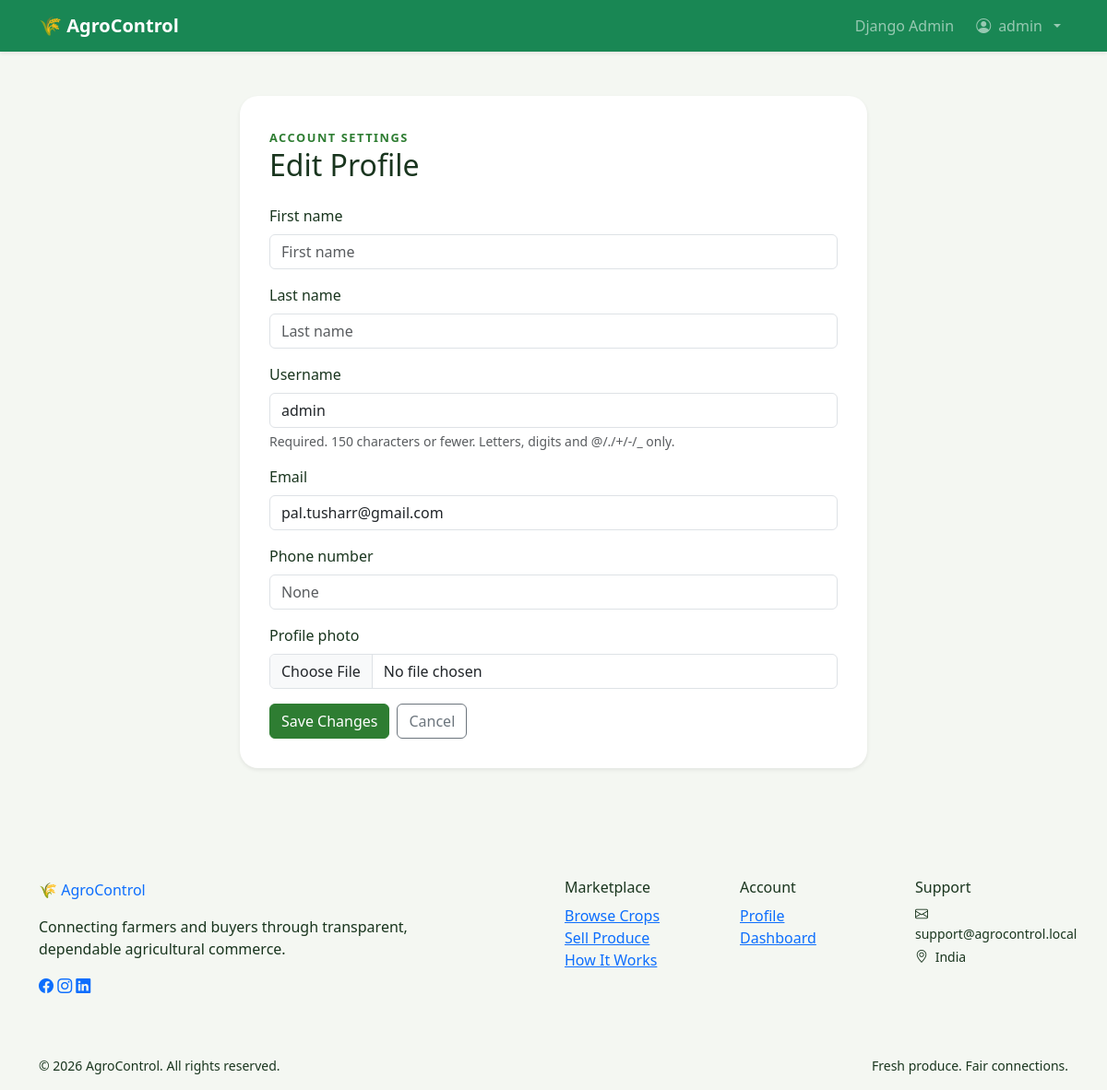
Page /accounts/profile/edit/ (signed in) on the committed database.
### users/models.py (models this page shows, shortened)
class User(AbstractUser):
    class Role(models.TextChoices):
        FARMER = "FARMER", "Farmer"
        BUYER = "BUYER", "Buyer"
        ADMIN = "ADMIN", "Admin"
    phone_number = models.CharField(max_length=15)
    profile_photo = models.ImageField(
        upload_to="profiles/",
        blank=True,
        null=True,
    )
    role = models.CharField(
        max_length=10,
        choices=Role.choices,
        default=Role.BUYER,
    )

### users/views.py (the view)
# urls.py: path("profile/edit/", views.edit_profile, name="edit_profile"),
@login_required
def edit_profile(request):
    if request.method == "POST":
        form = ProfileForm(request.POST, request.FILES, instance=request.user)
        if form.is_valid():
            form.save()
            messages.success(request, "Your profile was updated successfully.")
            return redirect("profile")
        messages.error(request, "Please correct the errors below.")
    else:
        form = ProfileForm(instance=request.user)
    return render(request, "users/edit_profile.html", {"form": form})

### users/forms.py (shortened to what this page needs)
class ProfileForm(BootstrapFormMixin, forms.ModelForm):
    phone_validator = RegexValidator(
        regex=r"^\+?[0-9]{10,15}$",
        message="Enter a valid phone number containing 10 to 15 digits.",
    )
    email = forms.EmailField(required=True)
    phone_number = forms.CharField(max_length=15, validators=[phone_validator])
    class Meta:
        model = User
        fields = (
            "first_name",
            "last_name",
            "username",
            "email",
            "phone_number",
            "profile_photo",
        )
        widgets = {
            "profile_photo": forms.FileInput(attrs={"accept": "image/*"}),
        }
    def __init__(self, *args, **kwargs):
        super().__init__(*args, **kwargs)
        self.apply_bootstrap_classes()

### cart/context_processors.py (called while the page is built)
def cart_summary(request):
    if not request.user.is_authenticated or request.user.role != User.Role.BUYER:
        return {"cart_item_count": 0}
    count = (
        CartItem.objects.filter(cart__buyer=request.user)
        .aggregate(total=Sum("quantity"))["total"]
        or 0
    )
    return {"cart_item_count": count}

### users/forms.py (called while the page is built)
    def apply_bootstrap_classes(self):
        for field in self.fields.values():
            css_class = "form-select" if isinstance(field.widget, forms.Select) else "form-control"
            field.widget.attrs["class"] = css_class
            if not isinstance(field.widget, forms.Select):
                field.widget.attrs.setdefault("placeholder", field.label)

### templates/users/edit_profile.html (shortened to what this page needs)
{% extends "base.html" %}
{% block content %}
<div class="auth-wrapper py-4">
    <div class="auth-card auth-card-wide shadow-sm">
        <span class="eyebrow">Account settings</span>
        <h1 class="h2 mb-4">Edit Profile</h1>
        <form method="post" enctype="multipart/form-data" novalidate>
            {% include "users/includes/profile_form_fields.html" %}
            <div class="d-flex gap-2">
                <button class="btn btn-success" type="submit">Save Changes</button>
                <a class="btn btn-outline-secondary" href="{% url 'profile' %}">Cancel</a>
            </div>
        </form>
    </div>
</div>
{% endblock %}

### templates/includes/navbar.html (shortened to what this page needs)
<nav class="navbar navbar-expand-lg navbar-dark bg-success shadow-sm">
    <div class="container">
        <a class="navbar-brand fw-bold" href="{% url 'home' %}">
            🌾 AgroControl
        </a>
        <div class="collapse navbar-collapse" id="navbar">
            <ul class="navbar-nav ms-auto align-items-lg-center">
                {% if not user.is_authenticated %}
                <li class="nav-item"><a class="nav-link" href="{% url 'home' %}">Home</a></li>
                <li class="nav-item"><a class="nav-link" href="{% url 'product_list' %}">Marketplace</a></li>
                <li class="nav-item ms-lg-3"><a class="btn btn-light btn-sm" href="{% url 'login' %}">Login</a></li>
                <li class="nav-item dropdown ms-lg-2">
                    <a class="btn btn-warning btn-sm dropdown-toggle" href="#" role="button"
                       data-bs-toggle="dropdown" aria-expanded="false">Register</a>
                    <ul class="dropdown-menu dropdown-menu-end">
                        <li><a class="dropdown-item" href="{% url 'buyer_register' %}">Register as Buyer</a></li>
                        <li><a class="dropdown-item" href="{% url 'farmer_register' %}">Register as Farmer</a></li>
                    </ul>
                </li>
                {% else %}
                    {% if user.role == "FARMER" %}
                    <li class="nav-item"><a class="nav-link" href="{% url 'farmer_dashboard' %}">Dashboard</a></li>
                    <li class="nav-item"><a class="nav-link" href="{% url 'my_crops' %}">My Crops</a></li>
                    <li class="nav-item"><a class="nav-link" href="{% url 'orders_received' %}">Orders</a></li>
                    <li class="nav-item"><a class="nav-link" href="{% url 'product_list' %}">Marketplace</a></li>
                    {% elif user.role == "ADMIN" or user.is_superuser %}
                    <li class="nav-item"><a class="nav-link" href="{% url 'admin:index' %}">Django Admin</a></li>
                    {% endif %}
                <li class="nav-item dropdown ms-lg-2">
                    <a class="nav-link dropdown-toggle d-flex align-items-center gap-2" href="#" role="button"
                       data-bs-toggle="dropdown" aria-expanded="false">
                        {% if user.profile_photo %}
                        <img class="navbar-avatar" src="{{ user.profile_photo.url }}" alt="">
                        {% else %}
                        <i class="bi bi-person-circle"></i>
                        {% endif %}
                        {{ user.first_name|default:user.username }}
                    </a>
                </li>
                {% endif %}
            </ul>
        </div>
    </div>
</nav>

### templates/users/includes/profile_form_fields.html (shortened to what this page needs)
{% for field in form %}
<div class="mb-3">
    <label class="form-label" for="{{ field.id_for_label }}">{{ field.label }}</label>
    {{ field }}
    {% if field.help_text %}<div class="form-text">{{ field.help_text|safe }}</div>{% endif %}
</div>
{% endfor %}

### static/css/style.css (style rules this page uses)
body { background: #f4f7f2; color: #19351e; }
.btn-success { background: #2e7d32; border-color: #2e7d32; }
.eyebrow { color: #2e7d32; font-size: .8rem; font-weight: 700; letter-spacing: .12em; text-transform: uppercase; }
.auth-wrapper { display: grid; place-items: center; }
.auth-card { width: min(100%, 500px); padding: 2rem; border-radius: 1.25rem; background: #fff; }
.auth-card-wide { width: min(100%, 680px); }

### rows in the picture
User: first_name "admin", form "admin" "pal.tusharr@gmail.com"

### other values in the picture
{{ field.label }} "First name" "Last name" "Username" "Email" "Phone number" "Profile photo"
{{ field.help_text|safe }} "Required. 150 characters or fewer. Letters, digits and @/./+/-/_ only."
